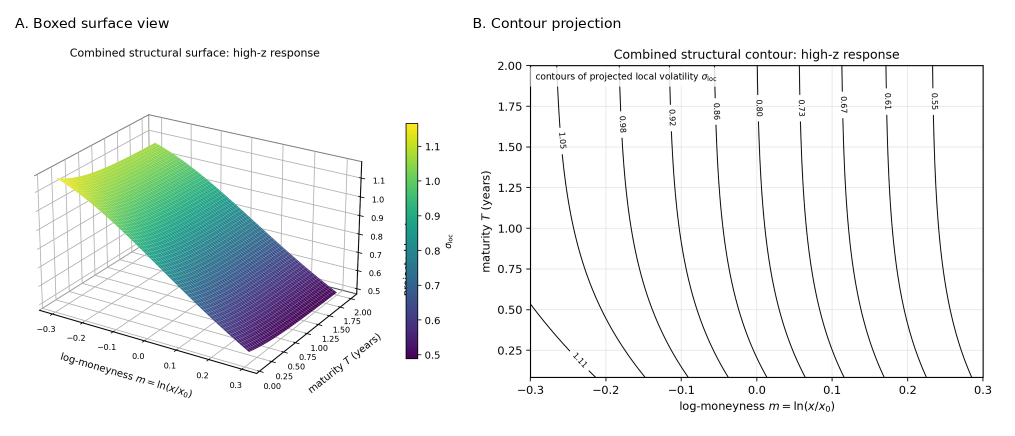
#> input picture figures/readme-combined-structural-high-z-pair-v1.png, 2030 x 872 px (shown at 1/2 size)
$ python compose_readme_low_z.py
#> lines starting #> are read from the running program, lines starting #| are printed output that depends on the picture
"""Place the two released low-z panels in the accepted README figure layout."""

from pathlib import Path

from PIL import Image


FIGURES = Path(__file__).resolve().parents[1] / "figures"


def main():
    with Image.open(FIGURES / "readme-combined-structural-high-z-pair-v1.png") as template:
#> template is the input picture: PIL image 2030x872 RGB; mean R, G, B 238.1, 241.1, 240.6
        canvas = Image.new("RGB", template.size, "white")
#> canvas: PIL image 2030x872 RGB; every value is 255
        # The original header contains only the two generic panel labels.
        canvas.paste(template.crop((0, 0, template.width, 82)))
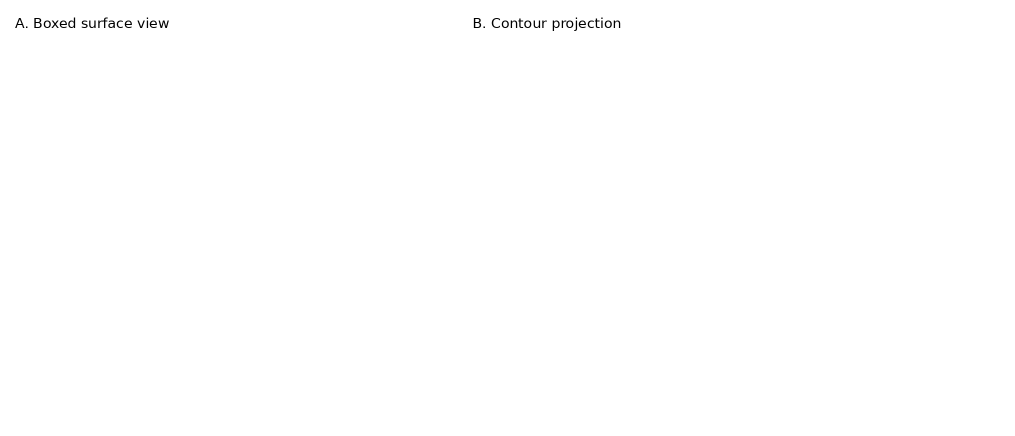
#> canvas: PIL image 2030x872 RGB (shown at 1/2 size); min 0, max 255, mean 254.6

    for panel, left in [("surface3d", 30), ("contour-lines", 947)]:
        path = FIGURES / f"mpl-{panel}-combined-structural-low-z-v3.png"
        with Image.open(path) as source:
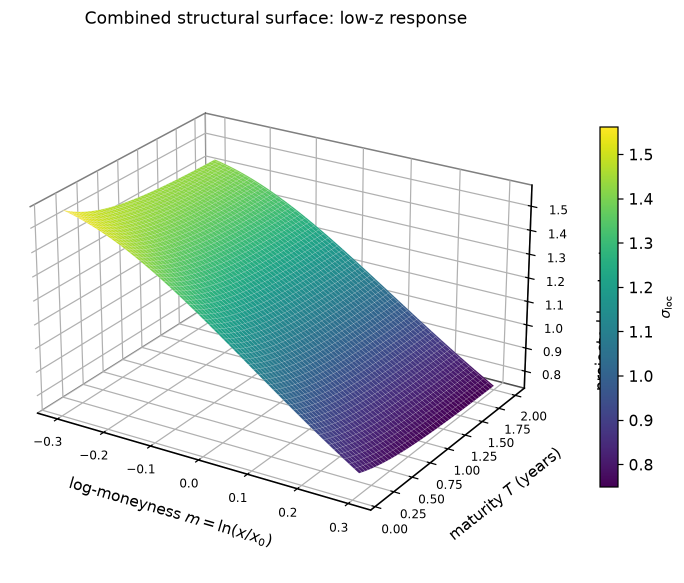
#> input picture figures/mpl-surface3d-combined-structural-low-z-v3.png, 1368 x 1166 px (shown at 1/2 size)
#> source is the input picture: PIL image 1368x1166 RGBA; mean R, G, B, A 223.5, 231.4, 229.9, 255
            height = 760
            width = round(source.width * height / source.height)
#> width = 892
            scaled = source.convert("RGBA").resize((width, height), Image.Resampling.LANCZOS)
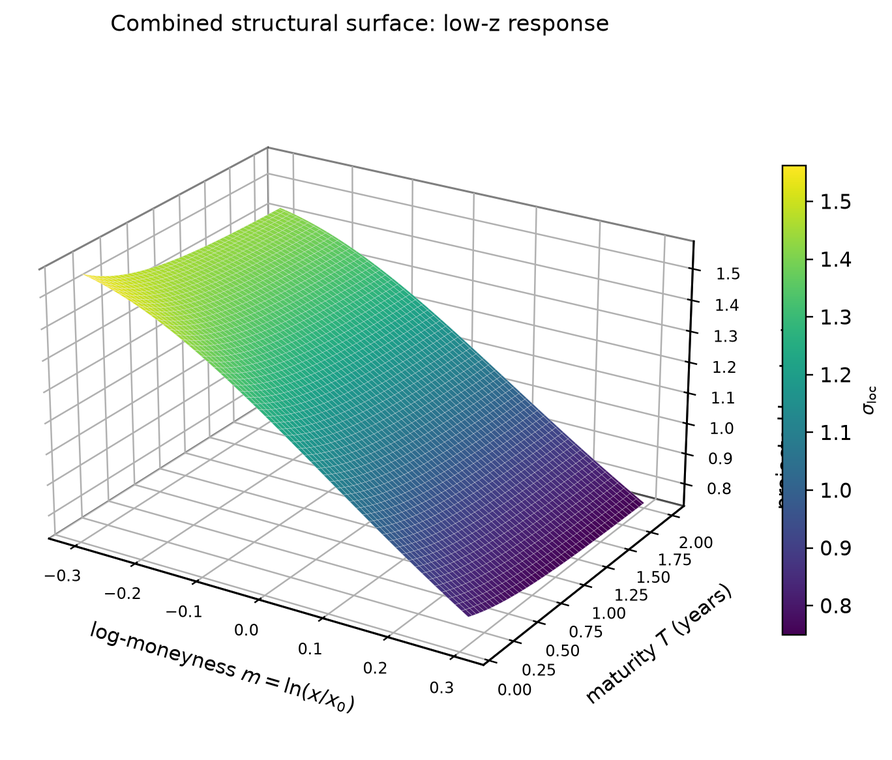
#> scaled: PIL image 892x760 RGBA; mean R, G, B, A 223.4, 231.3, 229.8, 255
            canvas.paste(scaled, (left, 82), scaled)
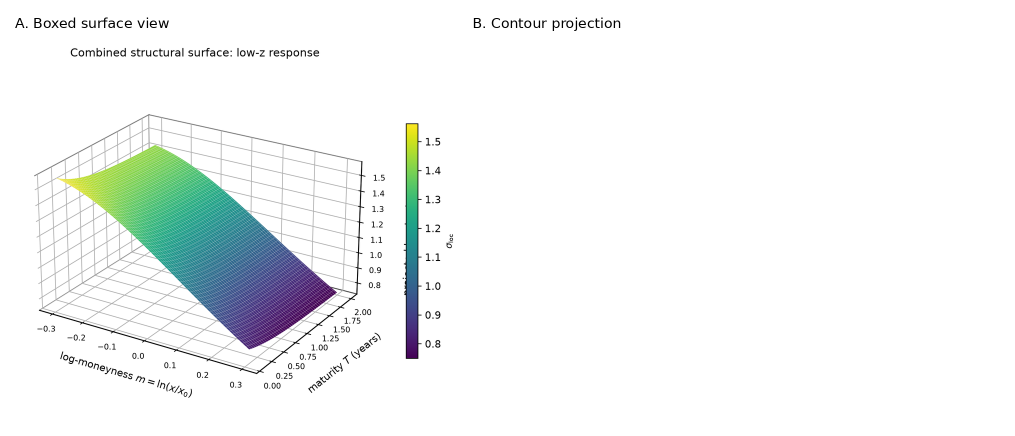
#> canvas: PIL image 2030x872 RGB (shown at 1/2 size); mean R, G, B 242.4, 245.5, 244.9

    canvas.save(FIGURES / "readme-combined-structural-low-z-pair-v1.png")


if __name__ == "__main__":
#> (the run stopped early here; a loop or call above may not have finished)
